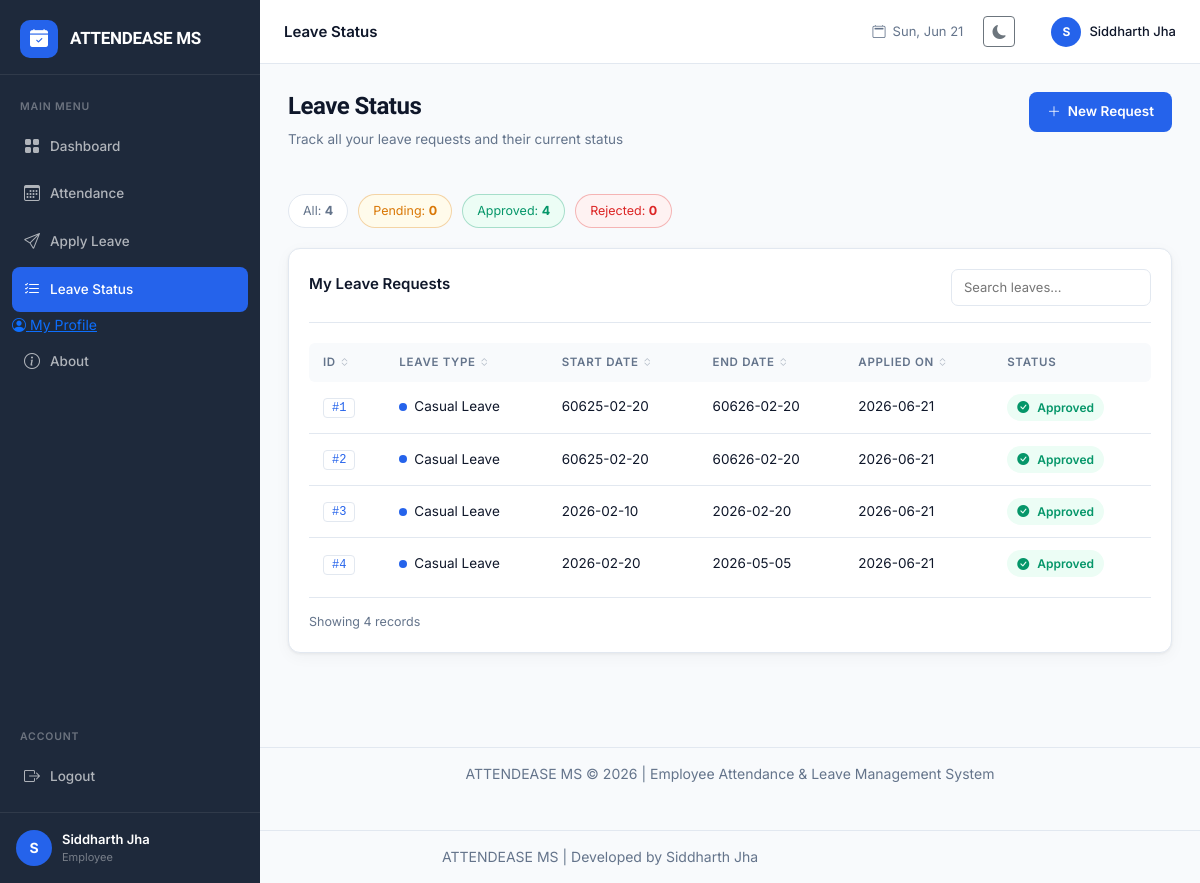
Page /leave-status (signed in) on the committed database.
### tables this page shows
CREATE TABLE leave_requests (
            id INTEGER PRIMARY KEY AUTOINCREMENT,
            user_id INTEGER NOT NULL,
            leave_type TEXT NOT NULL,
            start_date TEXT NOT NULL,
            end_date TEXT NOT NULL,
            reason TEXT NOT NULL,
            document_path TEXT,
            status TEXT DEFAULT 'Pending',
            applied_date TEXT NOT NULL,
            reviewed_by INTEGER,
            reviewed_date TEXT,
            FOREIGN KEY (user_id) REFERENCES users(id)
        );

### app.py (the view)
@app.route('/leave-status')
@login_required
def leave_status():
    if session['role'] == 'admin':
        return redirect(url_for('admin_dashboard'))
    db = get_db()
    leaves = db.execute(
        "SELECT * FROM leave_requests WHERE user_id=? ORDER BY applied_date DESC",
        (session['user_id'],)
    ).fetchall()
    db.close()
    return render_template('employee/leave_status.html', leaves=leaves)

### app.py (called while the page is built)
def get_db():
    db = sqlite3.connect('database.db')
    db.row_factory = sqlite3.Row
    return db

def login_required(f):
    from functools import wraps
    @wraps(f)
    def decorated(*args, **kwargs):
        if 'user_id' not in session:
            flash('Please login to continue.', 'warning')
            return redirect(url_for('login'))
        return f(*args, **kwargs)
    return decorated

### templates/employee/leave_status.html (shortened to what this page needs)
{% extends "base.html" %}
{% block page_title %}Leave Status{% endblock %}
{% block content %}
<div class="page-header">
  <div>
    <h1 class="page-heading">Leave Status</h1>
    <p class="page-sub">Track all your leave requests and their current status</p>
  </div>
  <a href="{{ url_for('apply_leave') }}" class="btn-primary-action">
    <i class="bi bi-plus-lg"></i> New Request
  </a>
</div>
<div class="status-summary">
  {% set pending = leaves | selectattr('status', 'equalto', 'Pending') | list | length %}
  {% set approved = leaves | selectattr('status', 'equalto', 'Approved') | list | length %}
  {% set rejected = leaves | selectattr('status', 'equalto', 'Rejected') | list | length %}
  <div class="status-pill pill-total">All: <strong>{{ leaves | length }}</strong></div>
  <div class="status-pill pill-pending">Pending: <strong>{{ pending }}</strong></div>
  <div class="status-pill pill-approved">Approved: <strong>{{ approved }}</strong></div>
  <div class="status-pill pill-rejected">Rejected: <strong>{{ rejected }}</strong></div>
</div>
<div class="section-card">
  <div class="section-card-header">
    <h3>My Leave Requests</h3>
    <div class="table-controls">
      <input type="text" id="searchInput" placeholder="Search leaves..." class="search-input">
    </div>
  </div>
  {% if leaves %}
  <div class="table-responsive">
    <table class="data-table" id="leaveTable">
      <thead>
        <tr>
          <th onclick="sortTable(0)">ID <i class="bi bi-chevron-expand sort-icon"></i></th>
          <th onclick="sortTable(1)">Leave Type <i class="bi bi-chevron-expand sort-icon"></i></th>
          <th onclick="sortTable(2)">Start Date <i class="bi bi-chevron-expand sort-icon"></i></th>
          <th onclick="sortTable(3)">End Date <i class="bi bi-chevron-expand sort-icon"></i></th>
          <th onclick="sortTable(4)">Applied On <i class="bi bi-chevron-expand sort-icon"></i></th>
          <th>Status</th>
        </tr>
      </thead>
      <tbody id="leaveBody">
        {% for l in leaves %}
        <tr>
          <td><code>#{{ l.id }}</code></td>
          <td>
            <div class="leave-type-cell">
              <span class="leave-dot {% if l.leave_type == 'Casual Leave' %}dot-blue{% elif l.leave_type == 'Sick Leave' %}dot-red{% else %}dot-orange{% endif %}"></span>
              {{ l.leave_type }}
            </div>
          </td>
          <td>{{ l.start_date }}</td>
          <td>{{ l.end_date }}</td>
          <td>{{ l.applied_date }}</td>
          <td>
            <span class="badge-status {% if l.status=='Approved' %}badge-approved{% elif l.status=='Rejected' %}badge-rejected{% else %}badge-pending{% endif %}">
              <i class="bi bi-{{ 'check-circle' if l.status=='Approved' else 'x-circle' if l.status=='Rejected' else 'clock' }}-fill me-1"></i>
              {{ l.status }}
            </span>
          </td>
        </tr>
        {% endfor %}
      </tbody>
    </table>
  </div>
  <div class="table-footer">
    <span class="table-count" id="rowCount">Showing {{ leaves | length }} records</span>
  </div>
  {% else %}
  <div class="empty-state">
    <i class="bi bi-inbox"></i>
    <p>No leave requests found</p>
    <a href="{{ url_for('apply_leave') }}" class="btn-primary-action mt-3">Apply for Leave</a>
  </div>
  {% endif %}
</div>
{% endblock %}

### static/css/main.css (style rules this page uses)
:root { --primary: #2563EB; --primary-dark: #1D4ED8; --primary-light: #EFF6FF; --secondary: #1E293B; --bg: #F8FAFC; --surface: #FFFFFF; --border: #E2E8F0; --text: #0F172A; --text-muted: #64748B; --success: #059669; --success-bg: #ECFDF5; --warning: #D97706; --warning-bg: #FFFBEB; --danger: #DC2626; --danger-bg: #FEF2F2; --purple: #7C3AED; --purple-bg: #F5F3FF; --sidebar-w: 260px; --topbar-h: 64px; --radius: 12px; --radius-sm: 8px; --shadow: 0 1px 3px rgba(0,0,0,0.06), 0 4px 16px rgba(0,0,0,0.04); --shadow-md: 0 4px 24px rgba(37,99,235,0.12); }
* { box-sizing: border-box; margin: 0; padding: 0; }
body { font-family: 'Inter', system-ui, sans-serif; background: var(--bg); color: var(--text); font-size: 14px; line-height: 1.6; -webkit-font-smoothing: antialiased; }
.page-header { display: flex; align-items: flex-start; justify-content: space-between; margin-bottom: 28px; gap: 16px; }
.page-heading { font-family: 'Plus Jakarta Sans', sans-serif; font-size: 24px; font-weight: 700; color: var(--text); letter-spacing: -0.5px; }
.page-sub { color: var(--text-muted); font-size: 13.5px; margin-top: 3px; }
.section-card { background: var(--surface); border-radius: var(--radius); padding: 20px; box-shadow: var(--shadow); border: 1px solid var(--border); margin-bottom: 20px; }
.section-card-header { display: flex; justify-content: space-between; align-items: center; margin-bottom: 20px; padding-bottom: 16px; border-bottom: 1px solid var(--border); }
.section-card-header h3 { font-size: 15px; font-weight: 600; }
.data-table { width: 100%; border-collapse: collapse; }
.data-table th { padding: 10px 14px; text-align: left; font-size: 11.5px; font-weight: 600; text-transform: uppercase; letter-spacing: 0.06em; color: var(--text-muted); background: var(--bg); cursor: pointer; user-select: none; white-space: nowrap; }
.data-table th:first-child { border-radius: 6px 0 0 6px; }
.data-table th:last-child { border-radius: 0 6px 6px 0; }
.data-table td { padding: 12px 14px; border-bottom: 1px solid var(--border); font-size: 13.5px; vertical-align: middle; }
.data-table tr:last-child td { border-bottom: none; }
.sort-icon { font-size: 10px; opacity: 0.5; }
.badge-status { display: inline-flex; align-items: center; gap: 4px; padding: 4px 10px; border-radius: 20px; font-size: 12px; font-weight: 600; white-space: nowrap; }
.badge-approved { background: var(--success-bg); color: var(--success); }
.btn-primary-action { display: inline-flex; align-items: center; gap: 7px; background: var(--primary); color: white; border: none; padding: 9px 18px; border-radius: 8px; font-size: 13.5px; font-weight: 600; cursor: pointer; text-decoration: none; transition: all 0.2s; font-family: inherit; }
.leave-type-cell { display: flex; align-items: center; gap: 7px; }
.leave-dot { width: 8px; height: 8px; border-radius: 50%; flex-shrink: 0; }
.dot-blue { background: var(--primary); }
.status-summary { display: flex; gap: 10px; flex-wrap: wrap; margin-bottom: 20px; }
.status-pill { padding: 6px 14px; border-radius: 20px; font-size: 12.5px; background: var(--surface); border: 1.5px solid var(--border); color: var(--text-muted); }
.pill-pending { border-color: rgba(217,119,6,0.3); color: var(--warning); background: var(--warning-bg); }
.pill-approved { border-color: rgba(5,150,105,0.3); color: var(--success); background: var(--success-bg); }
.pill-rejected { border-color: rgba(220,38,38,0.3); color: var(--danger); background: var(--danger-bg); }
.table-controls { display: flex; gap: 10px; }
.search-input { padding: 7px 12px; border: 1.5px solid var(--border); border-radius: 7px; font-size: 13px; outline: none; transition: border-color 0.2s; font-family: inherit; width: 200px; }
.table-footer { display: flex; justify-content: space-between; align-items: center; padding-top: 14px; margin-top: 8px; border-top: 1px solid var(--border); }
.table-count { font-size: 12.5px; color: var(--text-muted); }
code { background: white; border: 1px solid var(--border); padding: 2px 8px; border-radius: 4px; font-size: 12px; color: var(--primary); }
body, .app-wrapper, .main-content, .page-content { max-width: 100%; overflow-x: hidden; }

### rows in the picture
leave_requests: id "1", leave_type "Casual Leave", start_date "60625-02-20", end_date "60626-02-20", applied_date "2026-06-21", status "Approved"
leave_requests: id "2", leave_type "Casual Leave", start_date "60625-02-20", end_date "60626-02-20", applied_date "2026-06-21", status "Approved"
leave_requests: id "3", leave_type "Casual Leave", start_date "2026-02-10", end_date "2026-02-20", applied_date "2026-06-21", status "Approved"
leave_requests: id "4", leave_type "Casual Leave", start_date "2026-02-20", end_date "2026-05-05", applied_date "2026-06-21", status "Approved"

### other values in the picture
{{ session.full_name[0] }} "S"
{{ session.full_name }} "Siddharth Jha"
{{ session.role | capitalize }} "Employee"
{{ leaves | length }} "4"
{{ pending }} "0"
{{ approved }} "4"
{{ rejected }} "0"
